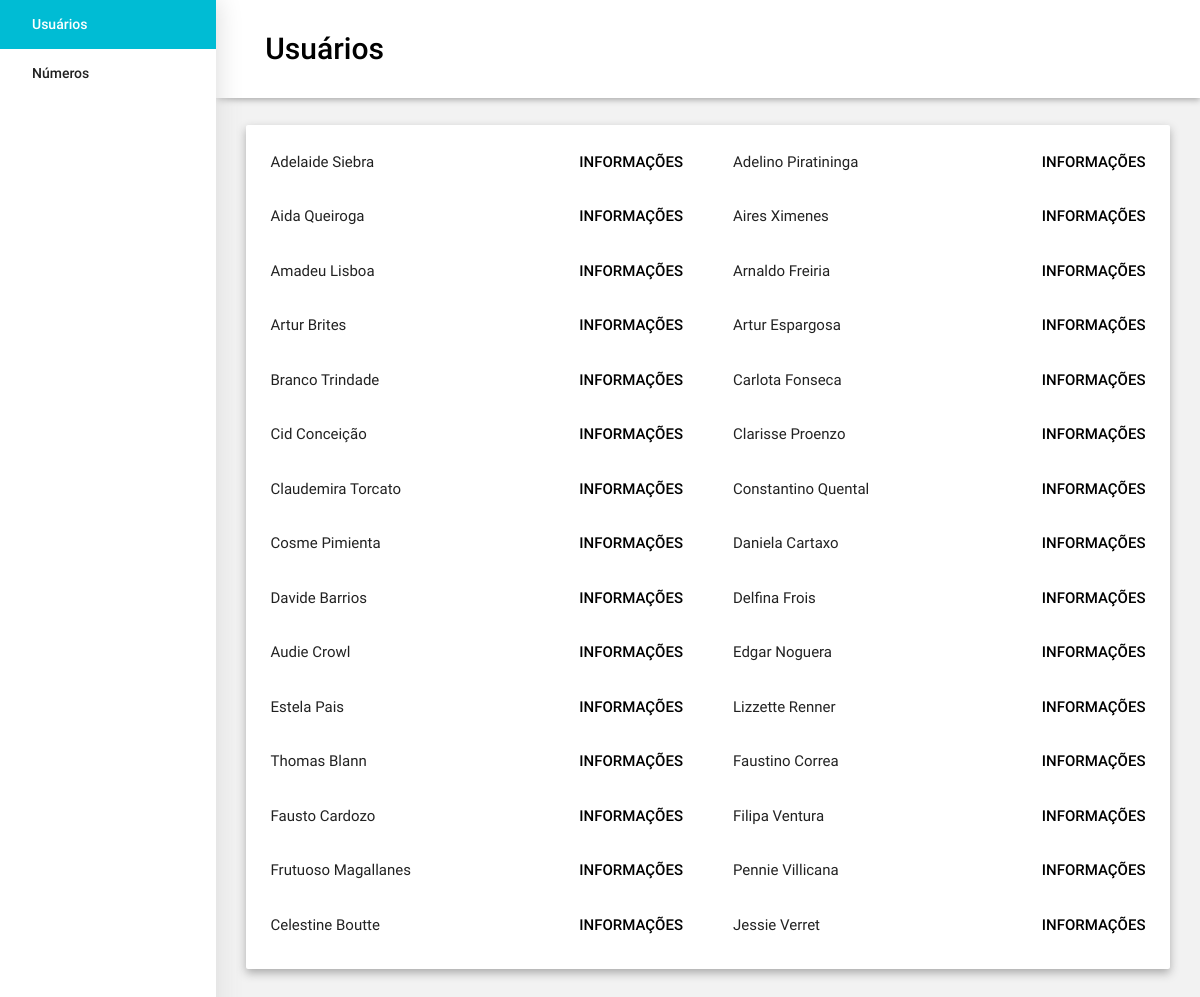
The page / on the database its author committed.
### tables this page shows
create table user (
  id integer not null auto_increment,
  name varchar(50) not null,
  primary key(id));

### users-table.php (the view)
<?php
echo("<ul class='collection'>");
$querySelect = mysqli_query($con, "select * from user order by id");
while ($resSelect = mysqli_fetch_array($querySelect)) {
    echo("<li class='collection-item waves-effect waves-grey'>
            <div>
                " . $resSelect['name'] . "
                <a href='#main-modal' class='secondary-content'>
                    <strong>INFORMAÇÕES</strong>
                </a>
            </div>
        </li>
    ");
}
echo("</ul>");

### index.php (shortened to what this page needs)
<?php include("db/connection.php") ?>
<!DOCTYPE html>
<html lang="en">
<head>
    <link href="css/materialize.css" type="text/css" rel="stylesheet" media="screen,projection"/>
    <link href="css/style.css" type="text/css" rel="stylesheet" media="screen,projection"/>
</head>
<body>
<?php
    $page = "users";
    include("head.php")
?>
<div class="container main-container">
    <div class="card">
        <div class="card-content">
            <?php
                if ($page == "users") include("users-table.php");
                else include("numbers-table.php");
            ?>
        </div>
    </div>
</div>
</body>
</html>

### head.php (shortened to what this page needs)
<!DOCTYPE html>
<html lang="en">
<head>
    <link href="css/materialize.css" type="text/css" rel="stylesheet" media="screen,projection"/>
    <link href="css/style.css" type="text/css" rel="stylesheet" media="screen,projection"/>
</head>
<body>
<nav class="white header">
    <div class="nav-wrapper fixed" id="header-container">
        <?php
            if ($page == "users")
                echo("<a class='page-title'><strong>Usuários</strong></a>");
            else if ($page == "numbers")
                echo("<a class='page-title'><strong>Números</strong></a>");
        ?>
        <ul id="slide-out" class="side-nav fixed">
            <li <?php if ($page == "users") echo("class='active'") ?>>
                <a class="waves-effect waves-light" href="index.php">Usuários</a>
            </li>
            <li <?php if ($page == "numbers") echo("class='active'") ?>>
                <a class="waves-effect waves-light" href="numbers.php">Números</a>
            </li>
        </ul>
    </div>
</nav>
</body>
</html>

### css/style.css (style rules this page uses)
body { background-color: rgba(0, 0, 0, 0.05); padding-left: 18%; }
.main-container { padding: 2% 3%; width: 100%; }
a strong { color: black; }
.header { height: 98px; width: 100%; box-shadow: 0 2px 6px #aaa; }
.page-title { font-size: 2.0rem; line-height: 98px; padding: 0 5%; color: black; }
#slide-out { width: 18%; box-shadow: 2px 0 24px #ddd; }
ul#slide-out a { height: 49px; line-height: 49px; }
li.active a { background-color: #00BCD4; color: #FFF; }
.card { box-shadow: 0 4px 10px #aaa; }
.card .card-content { padding: 2px 0; }
.collection { border: 0; }
.collection .collection-item { width: 50%; float: left; padding: 16px 25px; border-bottom: 0; }

### rows shown on the page
user: name "Adelaide Siebra"
user: name "Adelino Piratininga"
user: name "Aida Queiroga"
user: name "Aires Ximenes"
user: name "Amadeu Lisboa"
user: name "Arnaldo Freiria"
user: name "Artur Brites"
user: name "Artur Espargosa"
user: name "Branco Trindade"
user: name "Carlota Fonseca"
user: name "Cid Conceição"
user: name "Clarisse Proenzo"
user: name "Claudemira Torcato"
user: name "Constantino Quental"
user: name "Cosme Pimienta"
user: name "Daniela Cartaxo"
user: name "Davide Barrios"
user: name "Delfina Frois"
user: name "Audie Crowl"
user: name "Edgar Noguera"
user: name "Estela Pais"
user: name "Lizzette Renner"
user: name "Thomas Blann"
user: name "Faustino Correa"
user: name "Fausto Cardozo"
user: name "Filipa Ventura"
user: name "Frutuoso Magallanes"
user: name "Pennie Villicana"
user: name "Celestine Boutte"
user: name "Jessie Verret"
